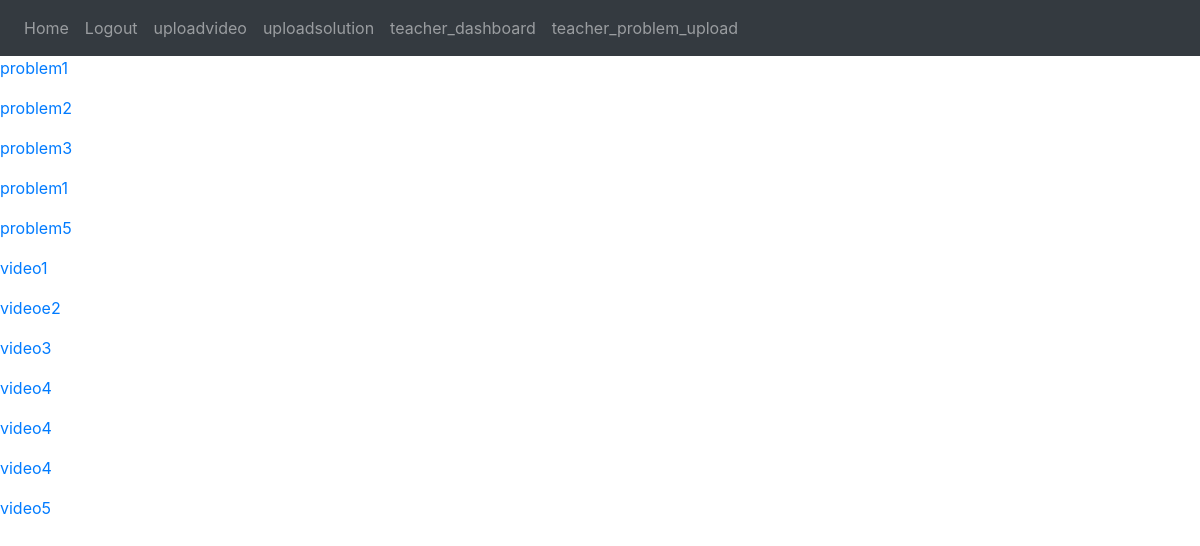
/ (signed in), run on an earlier commit of the app's database.
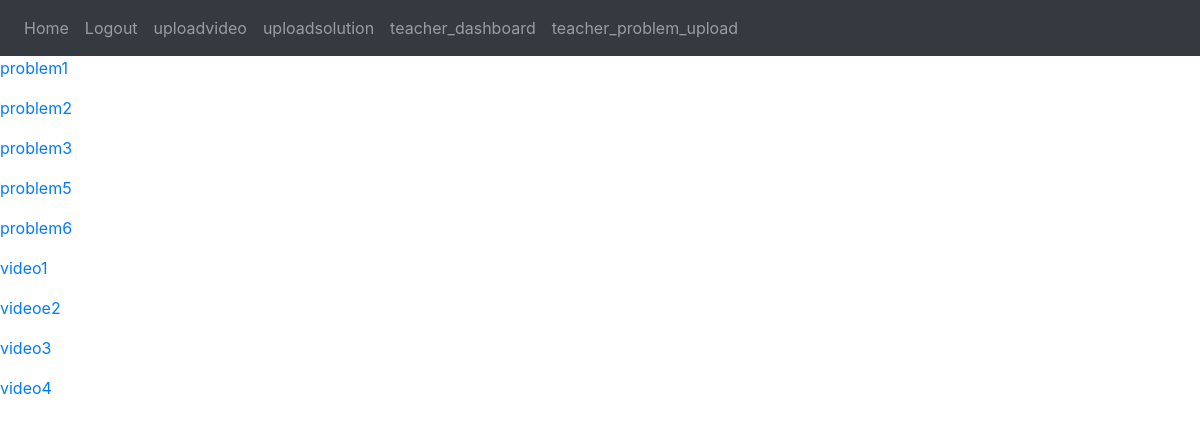
And on a later commit of the database.
### classroom/models.py (models this page shows, shortened)
class Problem(models.Model):
    name = models.CharField(max_length=30,default="problem1")
    text = models.TextField()
    deadline= models.DateTimeField(auto_now_add=True)

class Videos(models.Model):
    title = models.CharField(max_length=100)
    video = models.FileField(upload_to='videos/')

### classroom/views.py (the view)
# urls.py: path("", views.homepage, name="homepage"),
@login_required(login_url='/login')
def homepage(request):
    Problem1=Problem.objects.all
    Videos1=Videos.objects.all
    return render(request = request,
                  template_name='classroom/home.html',
                  context = {"Problem1":Problem1,"Videos1":Videos1})

### classroom/templates/classroom/home.html
{% extends 'base.html'%}
{% block content  %}
  {% for problem in Problem1 %}
<a href="{%url 'problem_detail' problem.id %}"><p>{{problem.name}}</p></a>
  {% endfor%}
{% for video in Videos1 %}
<a href="{%url 'video_detail' video.id %}"><p>{{video.title}}</p></a>
  {% endfor%}
{% endblock %}

What changed in the data, as far as the page shows it:
removed Problem: name "problem1"
removed Videos: title "video4"
removed Videos: title "video4"
removed Videos: title "video5"
added Problem: name "problem6"
